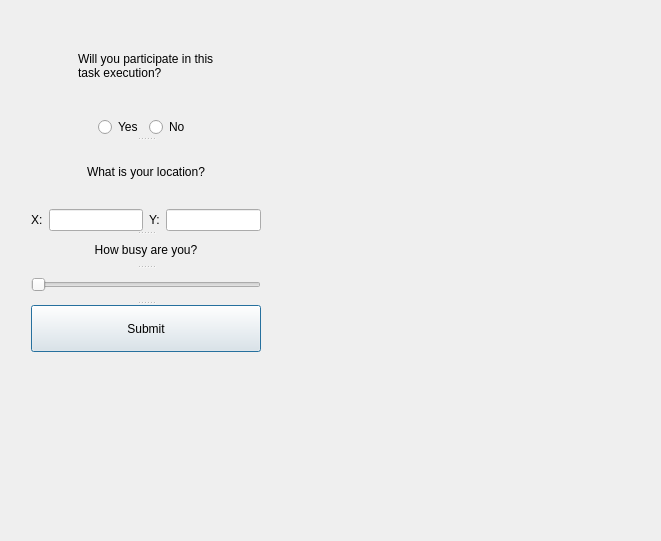
<?xml version="1.0" encoding="UTF-8"?>
<ui version="4.0">
 <class>OpTaskResp</class>
 <widget class="QDialog" name="OpTaskResp">
  <property name="geometry">
   <rect>
    <x>0</x>
    <y>0</y>
    <width>661</width>
    <height>541</height>
   </rect>
  </property>
  <property name="minimumSize">
   <size>
    <width>410</width>
    <height>417</height>
   </size>
  </property>
  <property name="windowTitle">
   <string>Dialog</string>
  </property>
  <widget class="QSplitter" name="splitter">
   <property name="geometry">
    <rect>
     <x>31</x>
     <y>21</y>
     <width>230</width>
     <height>331</height>
    </rect>
   </property>
   <property name="orientation">
    <enum>Qt::Vertical</enum>
   </property>
   <widget class="QWidget" name="layoutWidget">
    <layout class="QVBoxLayout" name="verticalLayout_2">
     <item alignment="Qt::AlignHCenter|Qt::AlignVCenter">
      <widget class="QLabel" name="question1Label">
       <property name="text">
        <string>Will you participate in this 
task execution?</string>
       </property>
      </widget>
     </item>
     <item>
      <layout class="QHBoxLayout" name="horizontalLayout">
       <item alignment="Qt::AlignRight">
        <widget class="QRadioButton" name="yesButton">
         <property name="text">
          <string>Yes</string>
         </property>
        </widget>
       </item>
       <item>
        <widget class="QRadioButton" name="noButton">
         <property name="text">
          <string>No</string>
         </property>
        </widget>
       </item>
      </layout>
     </item>
    </layout>
   </widget>
   <widget class="QWidget" name="layoutWidget">
    <layout class="QVBoxLayout" name="verticalLayout">
     <item alignment="Qt::AlignHCenter">
      <widget class="QLabel" name="question2Label">
       <property name="text">
        <string>What is your location?</string>
       </property>
      </widget>
     </item>
     <item>
      <layout class="QHBoxLayout" name="horizontalLayout_4">
       <item>
        <layout class="QHBoxLayout" name="horizontalLayout_2">
         <item>
          <widget class="QLabel" name="label_3">
           <property name="text">
            <string>X:</string>
           </property>
          </widget>
         </item>
         <item>
          <widget class="QLineEdit" name="xText"/>
         </item>
        </layout>
       </item>
       <item>
        <layout class="QHBoxLayout" name="horizontalLayout_3">
         <item>
          <widget class="QLabel" name="label_4">
           <property name="text">
            <string>Y:</string>
           </property>
          </widget>
         </item>
         <item>
          <widget class="QLineEdit" name="yText"/>
         </item>
        </layout>
       </item>
      </layout>
     </item>
    </layout>
   </widget>
   <widget class="QLabel" name="question3Label">
    <property name="mouseTracking">
     <bool>false</bool>
    </property>
    <property name="text">
     <string>How busy are you?</string>
    </property>
    <property name="alignment">
     <set>Qt::AlignCenter</set>
    </property>
   </widget>
   <widget class="QSlider" name="busySlider">
    <property name="orientation">
     <enum>Qt::Horizontal</enum>
    </property>
   </widget>
   <widget class="QPushButton" name="submitButton">
    <property name="text">
     <string>Submit</string>
    </property>
   </widget>
  </widget>
 </widget>
 <resources/>
 <connections/>
</ui>
